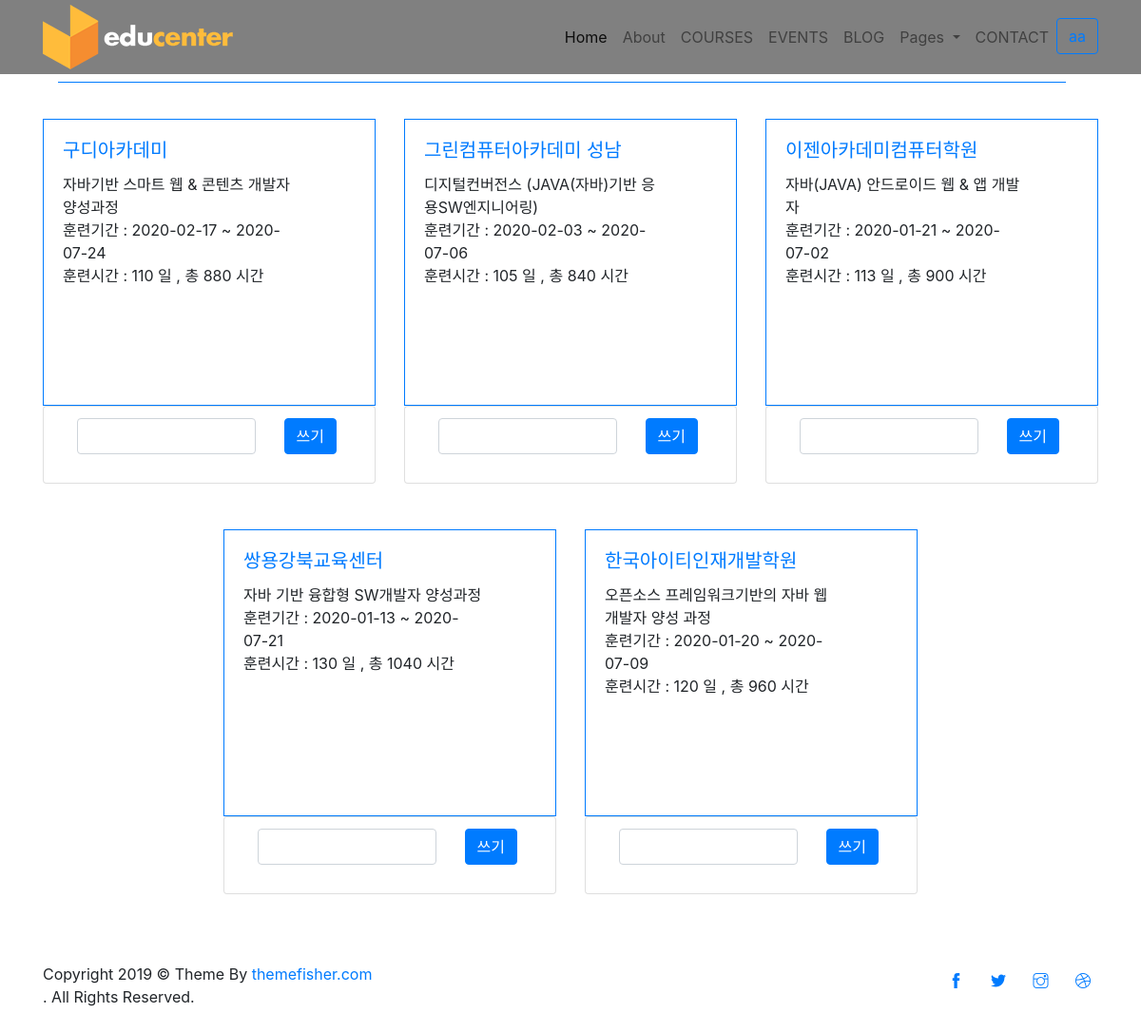
Page /window/window/myfage (signed in) on the committed database.
### itess/models.py (models this page shows)
class Information(models.Model):
    title = models.CharField(max_length=300)
    academy = models.CharField(max_length=300)
    info = models.CharField(max_length=300)
    link = models.CharField(max_length=300)
    academy_title = models.CharField(max_length=300)
    academy_num= models.CharField(max_length=300)
    training_date = models.CharField(max_length= 300)
    pay = models.CharField(max_length= 300)
    training_wage = models.CharField(max_length= 300)
    people = models.CharField(max_length= 300)
    training_time = models.CharField(max_length= 300)
    code = models.CharField(max_length=100)
    topic = models.ForeignKey(Topic, on_delete=models.CASCADE, related_name='courses')
    zzim_user = models.ManyToManyField(settings.AUTH_USER_MODEL, related_name="zzim_info")

### window/views.py (the view)
# urls.py: path('window/myfage', window_views.myfage, name='myfage'),
def myfage(request):
    user = request.user
    l = request.user.zzim_info.all()
    print(l)
    context2={
        'myfages':l,
    }
    return render(request, 'window/zzim.html', context2)

### window/templates/window/zzim.html (shortened to what this page needs)
<!DOCTYPE html>
<html lang="zxx">
{% load static %}
<head>
  <link rel="stylesheet" href="{% static 'plugins/bootstrap/bootstrap.min.css' %}">
  <link rel="stylesheet" href="{% static 'plugins/slick/slick.css' %}">
  <link rel="stylesheet" href="{% static 'plugins/themify-icons/themify-icons.css'%}">
  <link rel="stylesheet" href="{% static 'plugins/animate/animate.css'%}">
  <link rel="stylesheet" href="{% static 'plugins/venobox/venobox.css'%}">
    <link rel="stylesheet" href="https://stackpath.bootstrapcdn.com/bootstrap/4.4.1/css/bootstrap.min.css">
</head>
<body>
  <header class="fixed-top header">
    <div class="navigation w-100" >
      <div class="container">
        <nav class="navbar navbar-expand-lg navbar-light p-0">
          <a class="navbar-brand" href="index.html"><img src="{% static 'images/logo.png' %}" alt="logo"></a>
          <div class="collapse navbar-collapse" id="navigation">
            <ul class="navbar-nav ml-auto text-center">
              <li class="nav-item active">
                <a class="nav-link" href="{% url 'window:menu'%}">Home</a>
              </li>
              <li class="nav-item @@about">
                <a class="nav-link" href="{% url 'window:about'%}">About</a>
              </li>
              <li class="nav-item @@courses">
                <a class="nav-link" href="courses.html">COURSES</a>
              </li>
              <li class="nav-item @@events">
                <a class="nav-link" href="events.html">EVENTS</a>
              </li>
              <li class="nav-item @@blog">
                <a class="nav-link" href="blog.html">BLOG</a>
              </li>
              <li class="nav-item dropdown view">
                <a class="nav-link dropdown-toggle" href="#" id="navbarDropdown" role="button" data-toggle="dropdown"
                  aria-haspopup="true" aria-expanded="false">
                  Pages
                </a>
              </li>
              <li class="nav-item @@contact">
                <a class="nav-link" href="contact.html">CONTACT</a>
              </li>
                <li>
                   {% if user.is_authenticated %}
                    <a class="btn btn-outline-primary" href="{% url 'accounts:logout' %}">{{user.username}}</a>
                    {% else %}
                    <a class="btn btn-outline-dark" href="{% url 'accounts:login' %}">로그인 </a>
                    <a class="btn btn-outline-dark" href="{% url 'accounts:signup' %}">회원가입</a>
                    {% endif %}
                </li>
            </ul>
          </div>
        </nav>
      </div>
    </div>
  </header>
  <br>
  <br>
  <section class="section-sm">
    <div class="container">
      <div class="row">
        <div class="col-12">
          <div class="d-flex align-items-center section-title justify-content-between">
            <div class="border-top w-100 border-primary d-none d-sm-block"></div>
            <div>
              <a href="courses.html" class="btn btn-sm btn-primary-outline ml-sm-3 d-none d-sm-block"></a>
            </div>
          </div>
        </div>
      </div>
      <div class="row justify-content-center">
      {% for info in myfages %}
      <div class="col-lg-4 col-sm-6 mb-5 item">
          <div class="card p-0 border-primary rounded-0 hover-shadow">
            <div class="card-body" >
              <a href = "{{info.link}}" target="_blank">
              <h5 class="card-title text-primary">{{ info.academy_title }}
              </a></h5>
                <ul class="list-inline mb-2">
                  <li class="list-inline-item">{{ info.title }}</li>
                  <li class="list-inline-item">{{ info.training_date }}</li>
                  <li class="list-inline-item">{{ info.training_time }}</li>
                </ul>
            </div>
          </div>
          <div class="card col-12">
            <div class="card-comment">
              <ul class="list-group list-group-flush">
                <li class="list-group-item">
                    <form action= "    " class="commentForm" >
                      <div class="row">
                        <div class="col-9">
                          <input type="text" class="form-control commentInput">
                        </div>
                        <div class="col-3 text-center">
                          <input type="submit" class="btn btn-primary" value="쓰기">
                        </div>
                      </div>
                    </form>
                </li>
              </ul>
            </div>
          </div>
        </div>
      {% endfor %}
      <div class="row">
        <div class="col-12 text-center">
        </div>
      </div>
    </div>
  </section>
  <footer>
    <div class="copyright py-4 bg-footer">
      <div class="container">
        <div class="row">
          <div class="col-sm-7 text-sm-left text-center">
            <p class="mb-0">Copyright
              © Theme By <a href="https://themefisher.com">themefisher.com</a></p> . All Rights Reserved.
          </div>
          <div class="col-sm-5 text-sm-right text-center">
            <ul class="list-inline">
              <li class="list-inline-item"><a class="d-inline-block p-2" href="https://www.facebook.com/themefisher"><i
                    class="ti-facebook text-primary"></i></a></li>
              <li class="list-inline-item"><a class="d-inline-block p-2" href="https://www.twitter.com/themefisher"><i
                    class="ti-twitter-alt text-primary"></i></a></li>
              <li class="list-inline-item"><a class="d-inline-block p-2" href="#"><i
                    class="ti-instagram text-primary"></i></a></li>
              <li class="list-inline-item"><a class="d-inline-block p-2" href="https://dribbble.com/themefisher"><i
                    class="ti-dribbble text-primary"></i></a></li>
            </ul>
          </div>
        </div>
      </div>
    </div>
  </footer>
</body>
</html>

### window/templates/window/zzim.html (style rules this page uses)
.navigation { background-color: gray; }
.card-body { width: 300px; height: 300px; }
.card-comment { width: 300px; height: 80px; }

### rows in the picture
Information: academy_title "구디아카데미", title "자바기반 스마트 웹 & 콘텐츠 개발자 양성과정", training_date "훈련기간 : 2020-02-17 ~ 2020-07-24", training_time "훈련시간 : 110 일 , 총 880 시간"
Information: academy_title "그린컴퓨터아카데미 성남", title "디지털컨버전스 (JAVA(자바)기반 응용SW엔지니어링)", training_date "훈련기간 : 2020-02-03 ~ 2020-07-06", training_time "훈련시간 : 105 일 , 총 840 시간"
Information: academy_title "이젠아카데미컴퓨터학원", title "자바(JAVA) 안드로이드 웹 & 앱 개발자", training_date "훈련기간 : 2020-01-21 ~ 2020-07-02", training_time "훈련시간 : 113 일 , 총 900 시간"
Information: academy_title "쌍용강북교육센터", title "자바 기반 융합형 SW개발자 양성과정", training_date "훈련기간 : 2020-01-13 ~ 2020-07-21", training_time "훈련시간 : 130 일 , 총 1040 시간"
Information: academy_title "한국아이티인재개발학원", title "오픈소스 프레임워크기반의 자바 웹 개발자 양성 과정", training_date "훈련기간 : 2020-01-20 ~ 2020-07-09", training_time "훈련시간 : 120 일 , 총 960 시간"

### other values in the picture
{{ user.username }} "aa"
